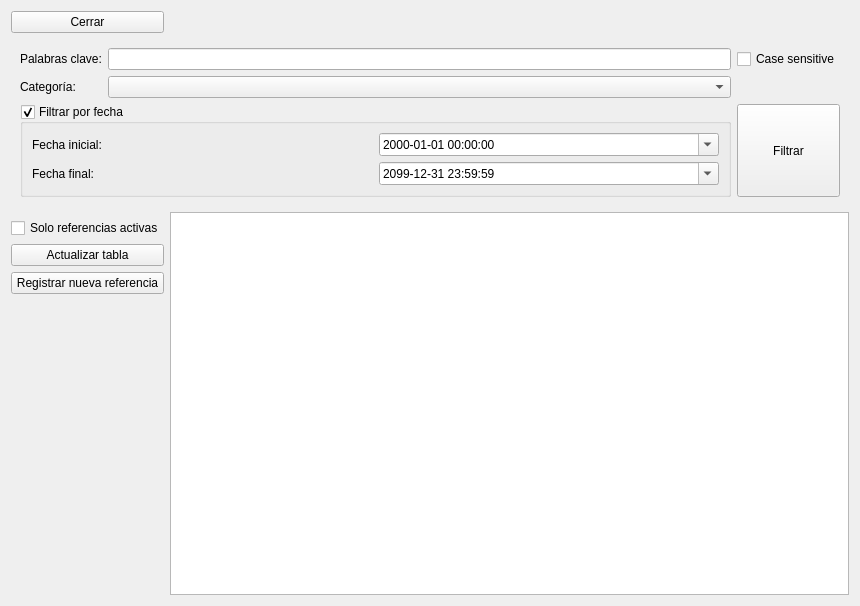
<?xml version="1.0" encoding="UTF-8"?>
<ui version="4.0">
 <class>MaestroReferencias</class>
 <widget class="QWidget" name="MaestroReferencias">
  <property name="geometry">
   <rect>
    <x>0</x>
    <y>0</y>
    <width>860</width>
    <height>606</height>
   </rect>
  </property>
  <property name="windowTitle">
   <string>Form</string>
  </property>
  <layout class="QGridLayout" name="gridLayout_3">
   <item row="4" column="2" rowspan="5">
    <widget class="QTableView" name="tableView_referenciasRefrig">
     <property name="selectionMode">
      <enum>QAbstractItemView::SingleSelection</enum>
     </property>
     <property name="selectionBehavior">
      <enum>QAbstractItemView::SelectRows</enum>
     </property>
     <property name="sortingEnabled">
      <bool>true</bool>
     </property>
    </widget>
   </item>
   <item row="8" column="1">
    <spacer name="verticalSpacer">
     <property name="orientation">
      <enum>Qt::Vertical</enum>
     </property>
     <property name="sizeHint" stdset="0">
      <size>
       <width>20</width>
       <height>40</height>
      </size>
     </property>
    </spacer>
   </item>
   <item row="1" column="1">
    <widget class="QPushButton" name="pushButton_cerrar">
     <property name="text">
      <string>Cerrar</string>
     </property>
    </widget>
   </item>
   <item row="1" column="2">
    <spacer name="horizontalSpacer_2">
     <property name="orientation">
      <enum>Qt::Horizontal</enum>
     </property>
     <property name="sizeHint" stdset="0">
      <size>
       <width>163</width>
       <height>20</height>
      </size>
     </property>
    </spacer>
   </item>
   <item row="7" column="1">
    <widget class="QPushButton" name="pushButton_registrarNuevaRef">
     <property name="text">
      <string>Registrar nueva referencia</string>
     </property>
    </widget>
   </item>
   <item row="2" column="1" colspan="2">
    <widget class="QWidget" name="widget" native="true">
     <property name="maximumSize">
      <size>
       <width>16777215</width>
       <height>200</height>
      </size>
     </property>
     <layout class="QGridLayout" name="gridLayout_2">
      <item row="1" column="1">
       <widget class="QComboBox" name="comboBox_filterColumn"/>
      </item>
      <item row="0" column="0">
       <widget class="QLabel" name="label_3">
        <property name="text">
         <string>Palabras clave:</string>
        </property>
       </widget>
      </item>
      <item row="1" column="0">
       <widget class="QLabel" name="label_4">
        <property name="text">
         <string>Categoría:</string>
        </property>
       </widget>
      </item>
      <item row="2" column="0" colspan="2">
       <widget class="QGroupBox" name="groupBox_filtroFecha">
        <property name="title">
         <string>Filtrar por fecha</string>
        </property>
        <property name="checkable">
         <bool>true</bool>
        </property>
        <layout class="QVBoxLayout" name="verticalLayout">
         <item>
          <widget class="QWidget" name="widget_filtroFecha" native="true">
           <layout class="QGridLayout" name="gridLayout">
            <property name="leftMargin">
             <number>0</number>
            </property>
            <property name="topMargin">
             <number>0</number>
            </property>
            <property name="rightMargin">
             <number>0</number>
            </property>
            <property name="bottomMargin">
             <number>0</number>
            </property>
            <item row="0" column="0">
             <widget class="QLabel" name="label">
              <property name="text">
               <string>Fecha inicial:</string>
              </property>
             </widget>
            </item>
            <item row="0" column="1">
             <widget class="QDateTimeEdit" name="dateTimeEdit_inicio">
              <property name="displayFormat">
               <string>yyyy-MM-dd hh:mm:ss</string>
              </property>
              <property name="calendarPopup">
               <bool>true</bool>
              </property>
             </widget>
            </item>
            <item row="1" column="0">
             <widget class="QLabel" name="label_2">
              <property name="text">
               <string>Fecha final:</string>
              </property>
             </widget>
            </item>
            <item row="1" column="1">
             <widget class="QDateTimeEdit" name="dateTimeEdit_fin">
              <property name="date">
               <date>
                <year>2099</year>
                <month>12</month>
                <day>31</day>
               </date>
              </property>
              <property name="time">
               <time>
                <hour>23</hour>
                <minute>59</minute>
                <second>59</second>
               </time>
              </property>
              <property name="displayFormat">
               <string>yyyy-MM-dd hh:mm:ss</string>
              </property>
              <property name="calendarPopup">
               <bool>true</bool>
              </property>
             </widget>
            </item>
           </layout>
          </widget>
         </item>
        </layout>
       </widget>
      </item>
      <item row="2" column="2">
       <widget class="QPushButton" name="pushButton_filtrar">
        <property name="sizePolicy">
         <sizepolicy hsizetype="Preferred" vsizetype="Preferred">
          <horstretch>0</horstretch>
          <verstretch>0</verstretch>
         </sizepolicy>
        </property>
        <property name="text">
         <string>Filtrar</string>
        </property>
       </widget>
      </item>
      <item row="0" column="1">
       <widget class="QLineEdit" name="lineEdit_filterPattern"/>
      </item>
      <item row="0" column="2">
       <widget class="QCheckBox" name="checkBox_caseSensitive">
        <property name="text">
         <string>Case sensitive</string>
        </property>
       </widget>
      </item>
     </layout>
    </widget>
   </item>
   <item row="6" column="1">
    <widget class="QPushButton" name="pushButton_actualizarDatos">
     <property name="text">
      <string>Actualizar tabla</string>
     </property>
    </widget>
   </item>
   <item row="5" column="1">
    <widget class="QCheckBox" name="checkBox_onlyActiveReferences">
     <property name="text">
      <string>Solo referencias activas</string>
     </property>
    </widget>
   </item>
  </layout>
 </widget>
 <resources/>
 <connections/>
</ui>
